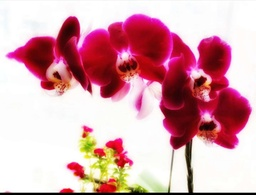
#> input picture Image_20240322103617.jpg, 256 x 195 px, shrunk from 1077 x 820 before the run, found by its file name
$ python 'Enc_Dec image.py'
#> lines starting #> are read from the running program, lines starting #| are printed output that depends on the picture
import numpy as np
from PIL import Image

def calculate_mse(original_image, decrypted_image):
    mse = np.mean((original_image - decrypted_image) ** 2)
    return mse

def encryp_8dhyperchaos(I, key):
    if len(I.shape) == 3:
        q, t, c = I.shape  # the size of image and its channels
    else:
        q, t = I.shape  # the size of image
        c = 1  # set default channels to 1 for grayscale images
    N = 1 + q * t * c
    h = 0.01
    # generate 8 group random number
    np.random.seed(key)
    x1 = np.random.rand(N)
    x2 = np.random.rand(N)
    x3 = np.random.rand(N)
    x4 = np.random.rand(N)
    x5 = np.random.rand(N)
    x6 = np.random.rand(N)
    x7 = np.random.rand(N)
    x8 = np.random.rand(N)

    for n in range(N-1):
        k1 = 10 * (x2[n] - x1[n]) + x4[n]
        j1 = 76 * x1[n] - x1[n] * x3[n] + x4[n]
        r1 = x1[n] * x2[n] - x3[n] - x4[n] + x7[n]
        t1 = -3 * (x1[n] + x2[n]) + x5[n]
        a1 = -x2[n] - 0.2 * x4[n] + x6[n]
        b1 = (-0.1) * (x1[n] + x5[n]) + 0.2 * x7[n]
        c1 = (-0.1) * (x1[n] + x6[n] - x8[n])
        d1 = -0.2 * x7[n]

        k2 = 10 * (x2[n] + j1 * h / 2 - x1[n] - k1 * h / 2) + x4[n] + t1 * h / 2
        j2 = 76 * (x1[n] + k1 * h / 2) - (x1[n] + k1 * h / 2) * (x3[n] + r1 * h / 2) + x4[n] + t1 * h / 2
        r2 = (x1[n] + k1 * h / 2) * (x2[n] + j1 * h / 2) - x3[n] - r1 * h / 2 - x4[n] - t1 * h / 2 + x7[n] + c1 * h / 2
        t2 = -3 * (x1[n] + k1 * h / 2 + x2[n] + j1 * h / 2) + x5[n] + a1 * h / 2
        a2 = -(x2[n] + j1 * h / 2) - 0.2 * (x4[n] + t1 * h / 2) + x6[n] + b1 * h / 2
        b2 = (-0.1) * (x1[n] + k1 * h / 2 + x5[n] + a1 * h / 2) + 0.2 * (x7[n] + c1 * h / 2)
        c2 = (-0.1) * (x1[n] + k1 * h / 2 + x6[n] + b1 * h / 2 - x8[n] - d1 * h / 2)
        d2 = -0.2 * (x7[n] + c1 * h / 2)

        k3 = 10 * (x2[n] + j2 * h / 2 - x1[n] - k2 * h / 2) + x4[n] + t2 * h / 2
        j3 = 76 * (x1[n] + k2 * h / 2) - (x1[n] + k2 * h / 2) * (x3[n] + r2 * h / 2) + x4[n] + t2 * h / 2
        r3 = (x1[n] + k2 * h / 2) * (x2[n] + j2 * h / 2) - x3[n] - r2 * h / 2 - x4[n] - t2 * h / 2 + x7[n] + c2 * h / 2
        t3 = -3 * (x1[n] + k2 * h / 2 + x2[n] + j2 * h / 2) + x5[n] + a2 * h / 2
        a3 = -(x2[n] + j2 * h / 2) - 0.2 * (x4[n] + t2 * h / 2) + x6[n] + b2 * h / 2
        b3 = (-0.1) * (x1[n] + k2 * h / 2 + x5[n] + a2 * h / 2) + 0.2 * (x7[n] + c2 * h / 2)
        c3 = (-0.1) * (x1[n] + k2 * h / 2 + x6[n] + b2 * h / 2 - x8[n] - d2 * h / 2)
        d3 = -0.2 * (x7[n] + c2 * h / 2)

        k4 = 10 * (x2[n] + j3 * h / 2 - x1[n] - k3 * h / 2) + x4[n] + t3 * h / 2
        j4 = 76 * (x1[n] + k3 * h / 2) - (x1[n] + k3 * h / 2) * (x3[n] + r3 * h / 2) + x4[n] + t3 * h / 2
        r4 = (x1[n] + k3 * h / 2) * (x2[n] + j3 * h / 2) - x3[n] - r3 * h / 2 - x4[n] - t3 * h / 2 + x7[n] + c3 * h / 2
        t4 = -3 * (x1[n] + k3 * h / 2 + x2[n] + j3 * h / 2) + x5[n] + a3 * h / 2
        a4 = -(x2[n] + j3 * h / 2) - 0.2 * (x4[n] + t3 * h / 2) + x6[n] + b3 * h / 2
        b4 = (-0.1) * (x1[n] + k3 * h / 2 + x5[n] + a3 * h / 2) + 0.2 * (x7[n] + c3 * h / 2)
        c4 = (-0.1) * (x1[n] + k3 * h / 2 + x6[n] + b3 * h / 2 - x8[n] - d3 * h / 2)
        d4 = -0.2 * (x7[n] + c3 * h / 2)

        x1[n+1] = x1[n] + (h / 6) * (k1 + 2 * k2 + 2 * k3 + k4)
        x2[n+1] = x2[n] + (h / 6) * (j1 + 2 * j2 + 2 * j3 + j4)
        x3[n+1] = x3[n] + (h / 6) * (r1 + 2 * r2 + 2 * r3 + r4)
        x4[n+1] = x4[n] + (h / 6) * (t1 + 2 * t2 + 2 * t3 + t4)
        x5[n+1] = x5[n] + (h / 6) * (a1 + 2 * a2 + 2 * a3 + a4)
        x6[n+1] = x6[n] + (h / 6) * (b1 + 2 * b2 + 2 * b3 + b4)
        x7[n+1] = x7[n] + (h / 6) * (c1 + 2 * c2 + 2 * c3 + c4)
        x8[n+1] = x8[n] + (h / 6) * (d1 + 2 * d2 + 2 * d3 + d4)

    x1 = x1[1:N]
    x1 = np.abs(x1 * 100000000)
    x1 = np.floor(np.mod(x1, 256))

    T = I.copy()
    I = np.uint8(x1.reshape((q, t, c)))
    I = np.bitwise_xor(I, T)

    return I

def decrypt_8dhyperchaos(I, key):
    # Decrypting is essentially reversing the encryption process
    decrypted_image = encryp_8dhyperchaos(I, key)
    return decrypted_image

secret_key = 123  # Replace with your encryption key
#image_path = "D:\\Mine\\Master\\Second Semester\\Softwarwe Engineering\\Assignments\\Encryption\\Image_20240309210952.bmp"

image_path = "D:/Mine/Master/Second Semester/Softwarwe Engineering/Assignments/Encryption/Image_20240322103617.jpg"

#image_path = "D:/Mine/Master/Second Semester/Softwarwe Engineering/Assignments/Encryption/Screenshot 2024-03-02 121154.png"

TT = np.array(Image.open(image_path).convert('RGB'))  # Load the image in RGB mode
#> TT is the input picture: shape (195, 256, 3); mean R, G, B 216, 166.1, 173.5
X_encrypted = encryp_8dhyperchaos(TT, secret_key)
#> in encryp_8dhyperchaos, `I = np.bitwise_xor(I, T)`:
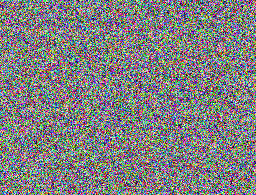
#> I: shape (195, 256, 3); mean R, G, B 127.6, 127.1, 128.3
Image.fromarray(X_encrypted).show()

X_decrypted = decrypt_8dhyperchaos(X_encrypted, secret_key)
Image.fromarray(X_decrypted).show()

mse = calculate_mse(TT, X_decrypted)
print("Mean Squared Error (MSE):", mse)
#| Mean Squared Error (MSE): 0.0
